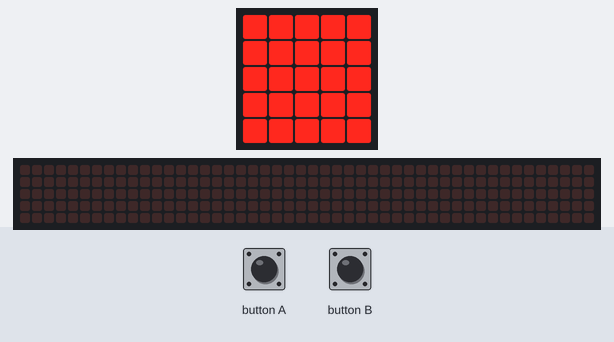
The program below on a simulated BBC micro:bit (MakeCode). Parts: the board's 5×5 LED display, a strip that is not on the board, showing the scrolling text unrolled. Inputs (shaded band) come from the test bench. Random numbers come from a fixed seed; the 48×5 strip is a reading aid, not a part: it shows the text the display is scrolling, unrolled, one strip-width of it at a time.

Above: at 5.5 s.
9.0 s: button A pressed for 0.15 s
At 10.2 s:
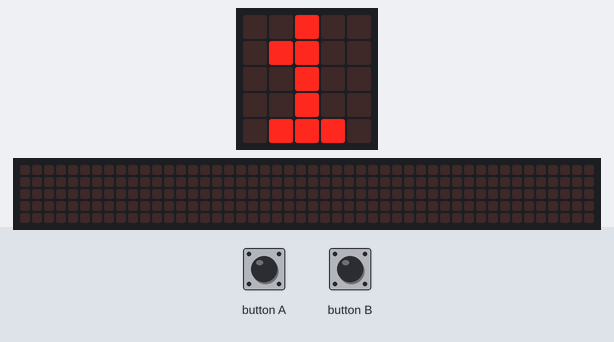
12.1 s: button B pressed for 0.15 s
At 12.5 s:
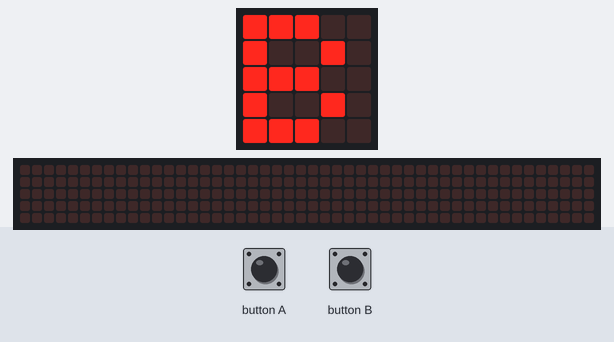
12.8 s: button B pressed for 0.15 s
At 17.52 s:
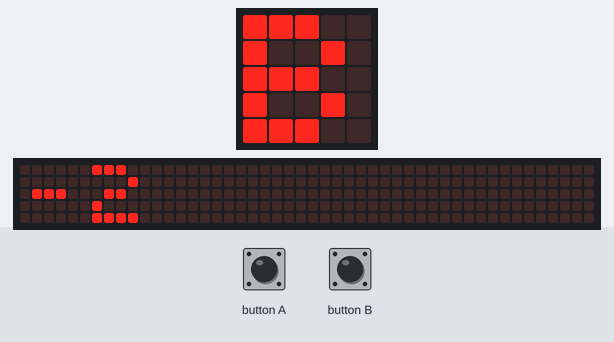

Measured:
- after the input at 9.0 s, the display: first changes after 0.15 s (image 1 shows a later state)
- after the input at 12.1 s, the display: changes after 0.15 s (image 2)
- what the display in image 0 shows lasts 3.0 s, from 5.4 s to 8.4 s
- what the display in image 1 shows lasts 1.8 s, from 9.9 s to 11.7 s

The program:

main.ts
```typescript
function Start () {
    Start()
}
input.onButtonPressed(Button.A, function () {
    if (Tap == false) {
        Tap = true
        if (Game == true) {
            Gamer_A += 1
        } else {
            Gamer_A = Gamer_A - 1
        }
        Winner("A", Gamer_A)
    }
})
input.onButtonPressed(Button.B, function () {
    if (Tap == false) {
        Tap = true
        if (Game == true) {
            Gamer_B += 1
        } else {
            Gamer_B = Gamer_B - 1
        }
        Winner("B", Gamer_B)
    }
})
function Winner (text: string, číslo: number) {
    basic.showString(text)
    basic.showNumber(číslo)
    if (číslo == 5) {
        basic.showString("Winner is: ")
        basic.showString(text)
    } else {
        basic.pause(1000)
        Tap = false
        Game = false
    }
}
let Game = false
let Tap = false
let Gamer_B = 0
let Gamer_A = 0
Gamer_A = 0
Gamer_B = 0
basic.showString("START")
basic.forever(function () {
    if (Tap == false && Game == false) {
        basic.showLeds(`
            # # # # #
            # # # # #
            # # # # #
            # # # # #
            # # # # #
            `)
        basic.pause(randint(2000, 5000))
        if (Tap == false) {
            Game = true
            basic.clearScreen()
        }
    }
})
```

test.ts
```typescript
// Tady jsou testy. Při použití tohoto balíčku jako rozšíření nebude zkompilováno.
```
